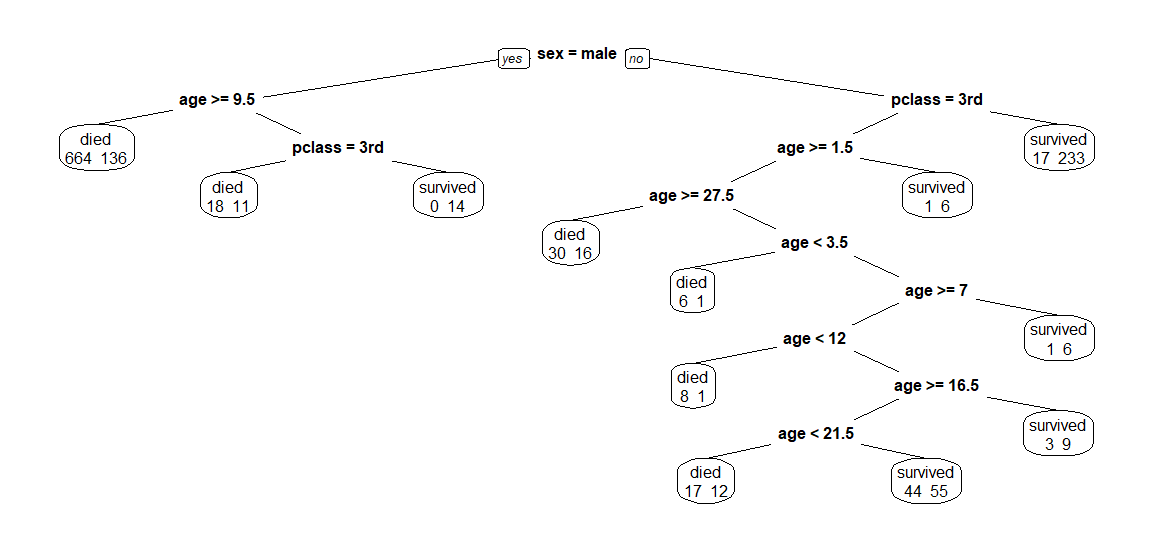

Reproduce this figure in R.
library(rpart)      # 决策树算法实现
library(rpart.plot) # 图视化决策树
#build the initial tree
tree <- rpart(survived~pclass+sex+age, data=ptitanic, control=rpart.control(cp=.0001))

#view results
printcp(tree)


# 识别最佳CP值
best <- tree$cptable[which.min(tree$cptable[,"xerror"]),"CP"]

# 基于最佳cp值进行剪枝
pruned_tree <- prune(tree, cp=best)

# 画出剪枝后的模型树
prp(pruned_tree,
    faclen=0,   # 使用完整标签名称
    extra=1,    # 显示每个终端节点数量
    roundint=F, # 输出数值不近似为整数
    digits=5)   # 输出显示小数位数5位 
